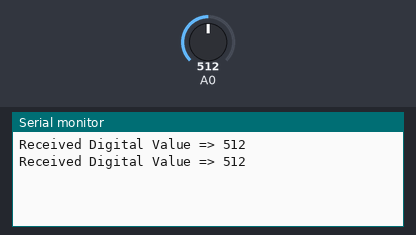
Bench run of a sketch on a simulated Arduino Uno, built with avr-gcc and run on an emulated ATmega328P. Shown: the last lines printed to the serial monitor. Inputs (shaded band) come from the test bench; at power-on: A0 = 512.

Above: at 2.8 s.
2.9 s: A0 set to 716
At 5.2 s:
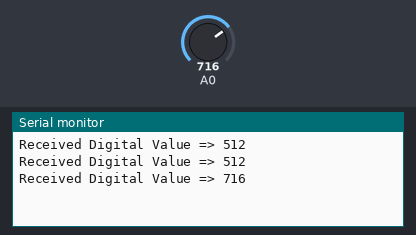
5.6 s: A0 set to 900
At 7.0 s:
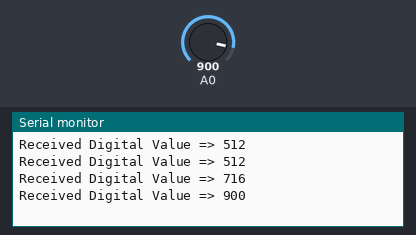
Timing chart, 0 to 8.6 s (numbered marks = the images above; inputs shaded):
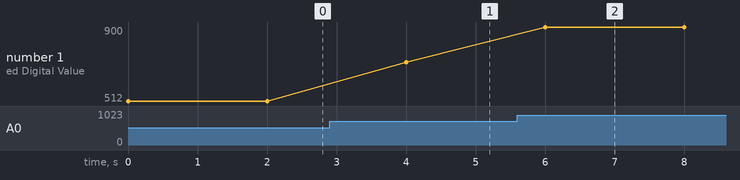

Measured:
- after the input at 2.9 s, the serial monitor: prints a new line after 1.1 s (image 1)
- after the input at 5.6 s, the serial monitor: prints a new line after 0.40 s (image 2)
- plotted number 1: 512 → 716 after the input at 2.9 s, 716 → 900 after the input at 5.6 s

The sketch:

ch9_challenge2.ino
```cpp
void setup()
{
Serial.begin(9600);
}
void loop()
{
int x = analogRead(A0);
Serial.print("Received Digital Value => ");
Serial.println(x);
delay(2000);
}
```
